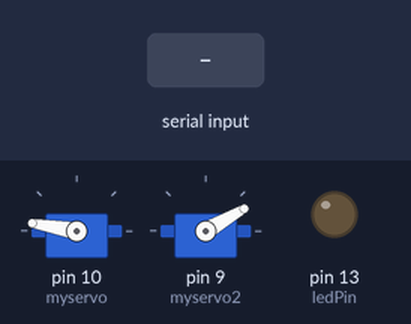
The sketch below on a simulated Arduino Uno, built with avr-gcc and run on an emulated ATmega328P. Parts: 2 × servo, output pins drawn as LEDs (lit = HIGH). The inputs (shaded band) are chosen by the test bench. What the sketch prints to the serial monitor is not drawn.

Above: at 1.2 s.
1.3 s: "0" received over Serial
At 2.9 s:
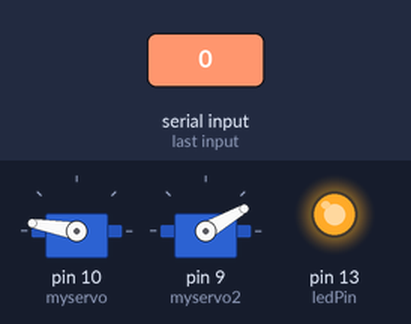
4.3 s: "1" received over Serial
At 4.83 s:
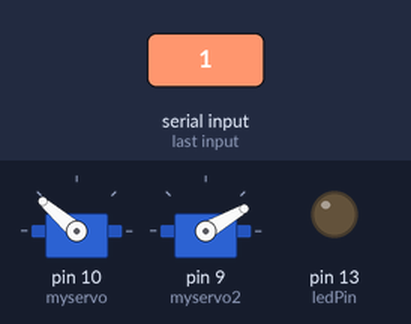
7.3 s: "2" received over Serial
At 7.54 s:
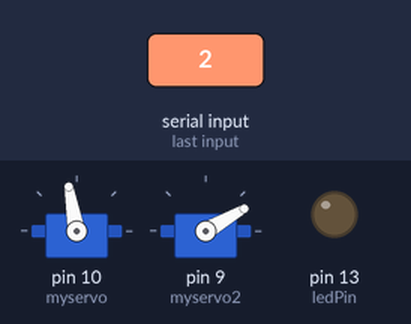
Timing chart, 0 to 10.3 s (numbered marks = the images above; inputs shaded):
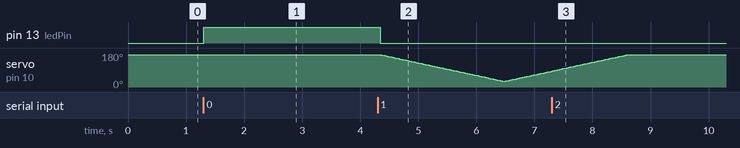

Measured:
- after the input at 1.3 s, pin 13 (ledPin): LOW → HIGH at once
- after the input at 4.3 s, pin 13 (ledPin): HIGH → LOW after 0.05 s
- after the input at 7.3 s, pin 13 (ledPin): stops changing and stays LOW; servo on pin 10 (myservo): goes on until 8.6 s, then stays 170°

The sketch:

bluetooth_light_switcher.ino
```cpp
/*
Bluetooth-controlled Light Switcher
4/6/14

David Lim

Control any light switch from your Android device

Two servos are used to turn the light on/off
LED used to indicate signal recieved

*/

#include <Servo.h>

// Create servo objects
Servo myservo;
Servo myservo2;

int ledPin = 13;   // Use the built in LED pin 13 of the Uno
int state = 0;     // Data recieved from Bluetooth
int pos = 0;       // variable to store the servo position
boolean lightOn = false;

void setup() {

  // Attach servos to pins 9 and 10
  myservo.attach(10);
  myservo2.attach(9);

  // Set the pins as outputs:
  pinMode(ledPin, OUTPUT);
  digitalWrite(ledPin, LOW);

  // Set servos to initial angles
  myservo2.write(30);
  myservo.write(170);

  Serial.begin(9600); // Default connection rate for my BT module
}

void loop() {

  // Bluetooth
  // If some data is sent, read it and save it in the state variable
  if(Serial.available() > 0){
    state = Serial.read();
  }

  // State 0: turn light off
  if (state == '0') {

    // Blink LED
    digitalWrite(ledPin, HIGH);
    delay(35);
    digitalWrite(ledPin, LOW);

    if(lightOn){

      // Moves the servo up to flip switch, then back down
      // Servo moves 1 degree at a time, every 15ms
      for(pos = 30; pos < 170; pos += 1)
      {
        myservo2.write(pos);
        delay(15);
      }
      for(pos = 170; pos>=30; pos-=1)
      {
        myservo2.write(pos);
        delay(15);
      }

      Serial.println("Light: OFF");
      lightOn = true;
    }

  }

  // State 1: turn light on
  else if (state == '1') {

    // Blink LED
    digitalWrite(ledPin, HIGH);
    delay(35);
    digitalWrite(ledPin, LOW);

    if(!lightOn){

      // Moves the servo up to flip switch, then back down
      // Servo moves 1 degree at a time, every 15ms
      for(pos = 170; pos >= 30; pos -= 1)
      {
        myservo.write(pos);
        delay(15);
      }
      for(pos = 30; pos <= 170; pos += 1)
      {
        myservo.write(pos);
        delay(15);
      }

       Serial.println("Light: ON");
      lightOn = false;
    }

  }

}
```
